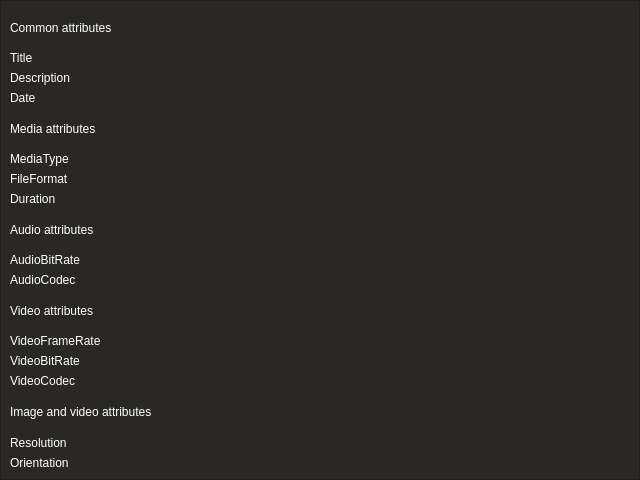
<?xml version="1.0" encoding="UTF-8"?>
<ui version="4.0">
 <class>InfoWindow</class>
 <widget class="QWidget" name="InfoWindow">
  <property name="geometry">
   <rect>
    <x>0</x>
    <y>0</y>
    <width>640</width>
    <height>480</height>
   </rect>
  </property>
  <property name="windowTitle">
   <string>Video Info</string>
  </property>
  <property name="layoutDirection">
   <enum>Qt::RightToLeft</enum>
  </property>
  <property name="styleSheet">
   <string notr="true"/>
  </property>
  <widget class="QScrollArea" name="scrollArea">
   <property name="geometry">
    <rect>
     <x>0</x>
     <y>0</y>
     <width>640</width>
     <height>480</height>
    </rect>
   </property>
   <property name="sizePolicy">
    <sizepolicy hsizetype="Preferred" vsizetype="Preferred">
     <horstretch>0</horstretch>
     <verstretch>0</verstretch>
    </sizepolicy>
   </property>
   <property name="layoutDirection">
    <enum>Qt::LeftToRight</enum>
   </property>
   <property name="styleSheet">
    <string notr="true">QWidget
{
	background-color: #292826;
	color: white;
}</string>
   </property>
   <property name="frameShadow">
    <enum>QFrame::Sunken</enum>
   </property>
   <property name="verticalScrollBarPolicy">
    <enum>Qt::ScrollBarAsNeeded</enum>
   </property>
   <property name="sizeAdjustPolicy">
    <enum>QAbstractScrollArea::AdjustToContents</enum>
   </property>
   <property name="widgetResizable">
    <bool>true</bool>
   </property>
   <widget class="QWidget" name="scrollAreaWidgetContents_3">
    <property name="geometry">
     <rect>
      <x>0</x>
      <y>0</y>
      <width>638</width>
      <height>478</height>
     </rect>
    </property>
    <property name="sizePolicy">
     <sizepolicy hsizetype="Expanding" vsizetype="Expanding">
      <horstretch>0</horstretch>
      <verstretch>100</verstretch>
     </sizepolicy>
    </property>
    <layout class="QVBoxLayout" name="verticalLayout_47">
     <item>
      <layout class="QVBoxLayout" name="verticalLayout_32" stretch="0,0,0,0,0,0,0,0,0,0">
       <property name="sizeConstraint">
        <enum>QLayout::SetMaximumSize</enum>
       </property>
       <item>
        <widget class="QLabel" name="CattributesLabel">
         <property name="text">
          <string>Common attributes</string>
         </property>
        </widget>
       </item>
       <item>
        <layout class="QHBoxLayout" name="horizontalLayout_3" stretch="0,0">
         <property name="sizeConstraint">
          <enum>QLayout::SetDefaultConstraint</enum>
         </property>
         <item>
          <layout class="QVBoxLayout" name="verticalLayout_33">
           <item>
            <widget class="QLabel" name="TitleLabel">
             <property name="text">
              <string>Title</string>
             </property>
            </widget>
           </item>
           <item>
            <widget class="QLabel" name="DecriptionLabel">
             <property name="text">
              <string>Description</string>
             </property>
            </widget>
           </item>
           <item>
            <widget class="QLabel" name="DateLabel">
             <property name="text">
              <string>Date</string>
             </property>
            </widget>
           </item>
          </layout>
         </item>
         <item>
          <layout class="QVBoxLayout" name="verticalLayout_34">
           <item>
            <widget class="QLabel" name="TitleTxtLabel">
             <property name="text">
              <string/>
             </property>
            </widget>
           </item>
           <item>
            <widget class="QLabel" name="DescriptionTxtLabel">
             <property name="text">
              <string/>
             </property>
            </widget>
           </item>
           <item>
            <widget class="QLabel" name="DateTxtLabel">
             <property name="text">
              <string/>
             </property>
            </widget>
           </item>
          </layout>
         </item>
        </layout>
       </item>
       <item>
        <widget class="QLabel" name="MattributesLabel">
         <property name="text">
          <string>Media attributes</string>
         </property>
        </widget>
       </item>
       <item>
        <layout class="QHBoxLayout" name="horizontalLayout_4">
         <item>
          <layout class="QVBoxLayout" name="verticalLayout_35">
           <item>
            <widget class="QLabel" name="MediaTypeLabel">
             <property name="text">
              <string>MediaType</string>
             </property>
            </widget>
           </item>
           <item>
            <widget class="QLabel" name="FileFormatLabel">
             <property name="text">
              <string>FileFormat</string>
             </property>
            </widget>
           </item>
           <item>
            <widget class="QLabel" name="DurationLabel">
             <property name="text">
              <string>Duration</string>
             </property>
            </widget>
           </item>
          </layout>
         </item>
         <item>
          <layout class="QVBoxLayout" name="verticalLayout_37">
           <item>
            <widget class="QLabel" name="MediaTypeTxtLabel">
             <property name="text">
              <string/>
             </property>
            </widget>
           </item>
           <item>
            <widget class="QLabel" name="FileFormatTxtLabel">
             <property name="text">
              <string/>
             </property>
            </widget>
           </item>
           <item>
            <widget class="QLabel" name="DurationTxtLabel">
             <property name="text">
              <string/>
             </property>
            </widget>
           </item>
          </layout>
         </item>
        </layout>
       </item>
       <item>
        <widget class="QLabel" name="AattributesLabel">
         <property name="text">
          <string>Audio attributes</string>
         </property>
        </widget>
       </item>
       <item>
        <layout class="QHBoxLayout" name="horizontalLayout_5">
         <item>
          <layout class="QVBoxLayout" name="verticalLayout_38">
           <item>
            <widget class="QLabel" name="AudioBitRateLabel">
             <property name="text">
              <string>AudioBitRate</string>
             </property>
            </widget>
           </item>
           <item>
            <widget class="QLabel" name="AudioCodecLabel">
             <property name="text">
              <string>AudioCodec</string>
             </property>
            </widget>
           </item>
          </layout>
         </item>
         <item>
          <layout class="QVBoxLayout" name="verticalLayout_39">
           <item>
            <widget class="QLabel" name="AudioBitRateTxtLabel">
             <property name="text">
              <string/>
             </property>
            </widget>
           </item>
           <item>
            <widget class="QLabel" name="AudioCodecTxtLabel">
             <property name="text">
              <string/>
             </property>
            </widget>
           </item>
          </layout>
         </item>
        </layout>
       </item>
       <item>
        <widget class="QLabel" name="VattributesLabel">
         <property name="text">
          <string>Video attributes</string>
         </property>
        </widget>
       </item>
       <item>
        <layout class="QHBoxLayout" name="horizontalLayout_6">
         <item>
          <layout class="QVBoxLayout" name="verticalLayout_40">
           <item>
            <widget class="QLabel" name="VideoFrameRateLabel">
             <property name="text">
              <string>VideoFrameRate</string>
             </property>
            </widget>
           </item>
           <item>
            <widget class="QLabel" name="VideoBitRateLabel">
             <property name="text">
              <string>VideoBitRate</string>
             </property>
            </widget>
           </item>
           <item>
            <widget class="QLabel" name="VideoCodecLabel">
             <property name="text">
              <string>VideoCodec</string>
             </property>
            </widget>
           </item>
          </layout>
         </item>
         <item>
          <layout class="QVBoxLayout" name="verticalLayout_42">
           <item>
            <widget class="QLabel" name="VideoFrameRateTxtLabel">
             <property name="text">
              <string/>
             </property>
            </widget>
           </item>
           <item>
            <widget class="QLabel" name="VideoBitRateTxtLabel">
             <property name="text">
              <string/>
             </property>
            </widget>
           </item>
           <item>
            <widget class="QLabel" name="VideoCodecTxtLabel">
             <property name="text">
              <string/>
             </property>
            </widget>
           </item>
          </layout>
         </item>
        </layout>
       </item>
       <item>
        <widget class="QLabel" name="IattributesLabel">
         <property name="text">
          <string>Image and video attributes</string>
         </property>
        </widget>
       </item>
       <item>
        <layout class="QHBoxLayout" name="horizontalLayout_7">
         <item>
          <layout class="QVBoxLayout" name="verticalLayout_43">
           <item>
            <widget class="QLabel" name="ResolutionLabel">
             <property name="text">
              <string>Resolution</string>
             </property>
            </widget>
           </item>
           <item>
            <widget class="QLabel" name="OrientationLabel">
             <property name="text">
              <string>Orientation</string>
             </property>
            </widget>
           </item>
          </layout>
         </item>
         <item>
          <layout class="QVBoxLayout" name="verticalLayout_44">
           <item>
            <widget class="QLabel" name="ResolutionTxtLabel">
             <property name="text">
              <string/>
             </property>
            </widget>
           </item>
           <item>
            <widget class="QLabel" name="OrientationTxtLabel">
             <property name="text">
              <string/>
             </property>
            </widget>
           </item>
          </layout>
         </item>
        </layout>
       </item>
      </layout>
     </item>
    </layout>
   </widget>
  </widget>
 </widget>
 <resources/>
 <connections/>
</ui>
